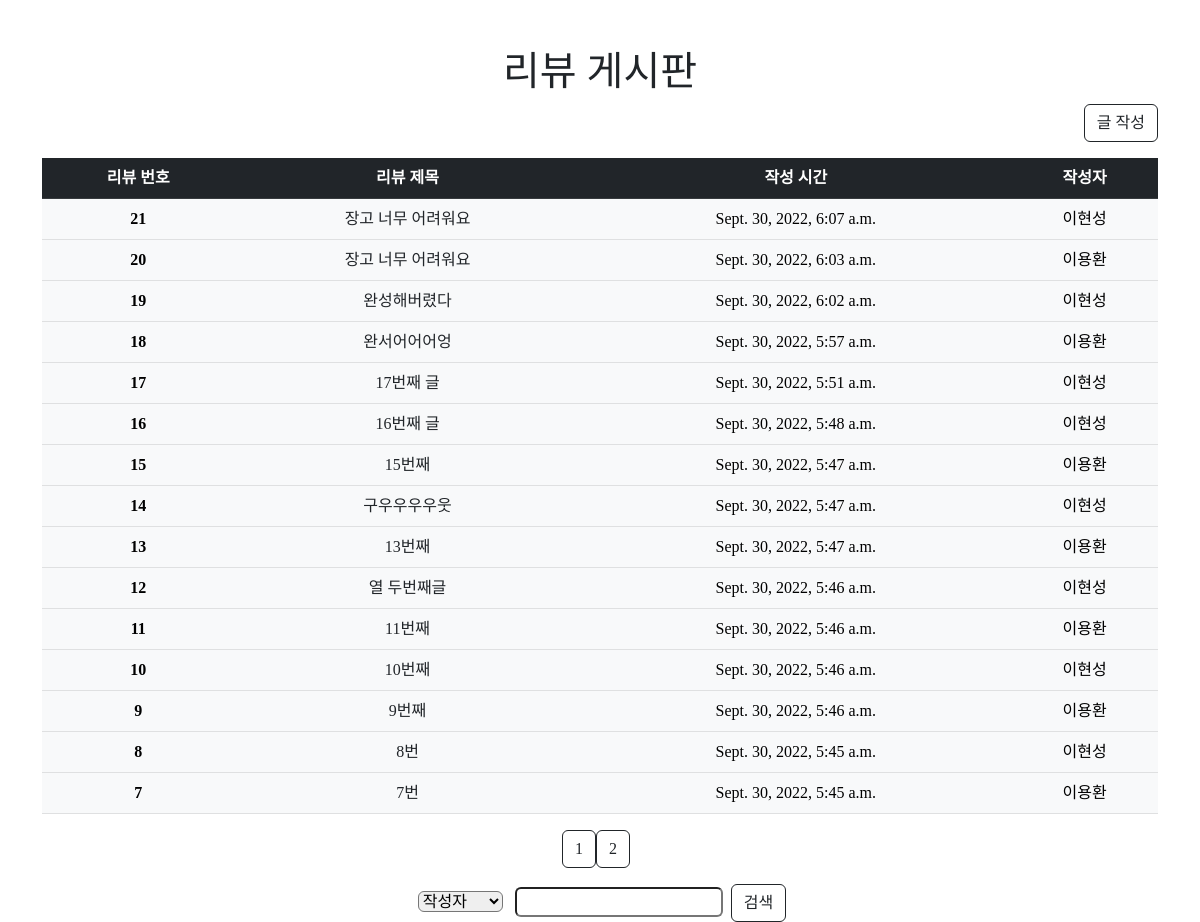
/pairs/index/1, run on the app's committed database.
### pairs/models.py (models this page shows)
class Articles(models.Model):
    title = models.CharField(max_length = 80)
    content = models.TextField()
    created_at = models.DateTimeField(auto_now_add=True)
    updated_at = models.DateTimeField(auto_now=True)
    user_name = models.CharField(max_length = 20)
    password = models.CharField(max_length = 80)

### pairs/views.py (the view)
# urls.py: path('index/<int:num>', views.index, name='index'),
def index(request, num):
    title = Articles.objects.order_by('-updated_at')[(num-1)*15:num*15]
    btn = math.ceil(Articles.objects.all().count()/15)
    result = []
    for i in range(1, btn + 1):
        result.append(i)
    context = {
        'titles':title,
        'numbers':result,
    }
    return render(request, 'pairs/index.html', context)

### pairs/templates/pairs/index.html (shortened to what this page needs)
{% extends 'base.html' %}
{% block content %}
<div class="container mt-5">
  <h1 class="text-center">리뷰 게시판</h1>
  <div class="text-end mb-3">
    <a href="{% url 'pairs:create' %}"><button type="button" class="btn btn-outline-dark">글 작성</button></a>
  </div>
  <table class="table table-hover">
    <thead>
      <tr class="table-dark text-center">
        <th scope="col">리뷰 번호</th>
        <th scope="col">리뷰 제목</th>
        <th scope="col">작성 시간</th>
        <th scope="col">작성자</th>
      </tr>
    </thead>
    <tbody>
      {% for title in titles %}
      <tr class="table-light text-center">
        <th scope="row">{{ title.id }}</th>
        <td><a href="{% url 'pairs:detail' title.pk %}" class="text-decoration-none text-dark">{{ title.title }}</a></td>
        <td>{{ title.updated_at }}</td>
        <td>{{ title.user_name }}</td>
      </tr>
      {% endfor %}
    </tbody>
  </table>
  <div class="text-center">
    <div class="btn-group me-2" role="group" aria-label="First group">
      {% for number in numbers %}
      <a href="{{number}}"><button type="button" class="btn btn-outline-dark">{{ number }}</button></a>
      {% endfor %}
    </div>
  </div>
  <div class="d-flex justify-content-center mt-3">
    <form action="{% url 'pairs:search' 1%}">
      <select class="rounded mx-1" name="search">
        <option value="작성자">작성자</option>
      </select>
      <input class="rounded mx-1" rows="1" name="title">
      <input type="submit" class="btn btn-outline-dark" value="검색">
    </form>
  </div>
</div>
{% endblock %}

### templates/base.html (style rules this page uses)
body { font-family: 'IBMPlexSansKR-Regular'; background: url('https://cdn.crowdpic.net/detail-thumb/thumb_d_95201FB6B7C83DA8CBB9B97E27A6441C.jpg'), no-repeat; background-position: top; background-size: 100%; }

### data on the page
Articles: id "21", title "장고 너무 어려워요", updated_at "Sept. 30, 2022, 6:07 a.m.", user_name "이현성"
Articles: id "20", title "장고 너무 어려워요", updated_at "Sept. 30, 2022, 6:03 a.m.", user_name "이용환"
Articles: id "19", title "완성해버렸다", updated_at "Sept. 30, 2022, 6:02 a.m.", user_name "이현성"
Articles: id "18", title "완서어어어엉", updated_at "Sept. 30, 2022, 5:57 a.m.", user_name "이용환"
Articles: id "17", title "17번째 글", updated_at "Sept. 30, 2022, 5:51 a.m.", user_name "이현성"
Articles: id "16", title "16번째 글", updated_at "Sept. 30, 2022, 5:48 a.m.", user_name "이현성"
Articles: id "15", title "15번째", updated_at "Sept. 30, 2022, 5:47 a.m.", user_name "이용환"
Articles: id "14", title "구우우우우웃", updated_at "Sept. 30, 2022, 5:47 a.m.", user_name "이현성"
Articles: id "13", title "13번째", updated_at "Sept. 30, 2022, 5:47 a.m.", user_name "이용환"
Articles: id "12", title "열 두번째글", updated_at "Sept. 30, 2022, 5:46 a.m.", user_name "이현성"
Articles: id "11", title "11번째", updated_at "Sept. 30, 2022, 5:46 a.m.", user_name "이용환"
Articles: id "10", title "10번째", updated_at "Sept. 30, 2022, 5:46 a.m.", user_name "이현성"
Articles: id "9", title "9번째", updated_at "Sept. 30, 2022, 5:46 a.m.", user_name "이용환"
Articles: id "8", title "8번", updated_at "Sept. 30, 2022, 5:45 a.m.", user_name "이현성"
Articles: id "7", title "7번", updated_at "Sept. 30, 2022, 5:45 a.m.", user_name "이용환"

### other printed values
{{ number }} "1" "2"
